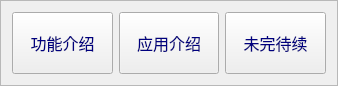
         <widget class="QFrame" name="frame_10">
          <property name="geometry">
           <rect>
            <x>160</x>
            <y>0</y>
            <width>338</width>
            <height>86</height>
           </rect>
          </property>
          <property name="frameShape">
           <enum>QFrame::StyledPanel</enum>
          </property>
          <property name="frameShadow">
           <enum>QFrame::Raised</enum>
          </property>
          <layout class="QHBoxLayout" name="horizontalLayout_7">
           <item>
            <widget class="QPushButton" name="bt222">
             <property name="minimumSize">
              <size>
               <width>100</width>
               <height>62</height>
              </size>
             </property>
             <property name="palette">
              <palette>
               <active>
                <colorrole role="Text">
                 <brush brushstyle="SolidPattern">
                  <color alpha="255">
                   <red>255</red>
                   <green>255</green>
                   <blue>255</blue>
                  </color>
                 </brush>
                </colorrole>
                <colorrole role="ButtonText">
                 <brush brushstyle="SolidPattern">
                  <color alpha="255">
                   <red>0</red>
                   <green>0</green>
                   <blue>127</blue>
                  </color>
                 </brush>
                </colorrole>
               </active>
               <inactive>
                <colorrole role="Text">
                 <brush brushstyle="SolidPattern">
                  <color alpha="255">
                   <red>255</red>
                   <green>255</green>
                   <blue>255</blue>
                  </color>
                 </brush>
                </colorrole>
                <colorrole role="ButtonText">
                 <brush brushstyle="SolidPattern">
                  <color alpha="255">
                   <red>0</red>
                   <green>0</green>
                   <blue>127</blue>
                  </color>
                 </brush>
                </colorrole>
               </inactive>
               <disabled>
                <colorrole role="Text">
                 <brush brushstyle="SolidPattern">
                  <color alpha="255">
                   <red>120</red>
                   <green>120</green>
                   <blue>120</blue>
                  </color>
                 </brush>
                </colorrole>
                <colorrole role="ButtonText">
                 <brush brushstyle="SolidPattern">
                  <color alpha="255">
                   <red>120</red>
                   <green>120</green>
                   <blue>120</blue>
                  </color>
                 </brush>
                </colorrole>
               </disabled>
              </palette>
             </property>
             <property name="font">
              <font>
               <family>幼圆</family>
               <pointsize>12</pointsize>
               <weight>50</weight>
               <bold>false</bold>
              </font>
             </property>
             <property name="cursor">
              <cursorShape>PointingHandCursor</cursorShape>
             </property>
             <property name="text">
              <string>功能介绍</string>
             </property>
            </widget>
           </item>
           <item>
            <widget class="QPushButton" name="bt111">
             <property name="minimumSize">
              <size>
               <width>100</width>
               <height>62</height>
              </size>
             </property>
             <property name="palette">
              <palette>
               <active>
                <colorrole role="Text">
                 <brush brushstyle="SolidPattern">
                  <color alpha="255">
                   <red>255</red>
                   <green>255</green>
                   <blue>255</blue>
                  </color>
                 </brush>
                </colorrole>
                <colorrole role="ButtonText">
                 <brush brushstyle="SolidPattern">
                  <color alpha="255">
                   <red>0</red>
                   <green>0</green>
                   <blue>127</blue>
                  </color>
                 </brush>
                </colorrole>
               </active>
               <inactive>
                <colorrole role="Text">
                 <brush brushstyle="SolidPattern">
                  <color alpha="255">
                   <red>255</red>
                   <green>255</green>
                   <blue>255</blue>
                  </color>
                 </brush>
                </colorrole>
                <colorrole role="ButtonText">
                 <brush brushstyle="SolidPattern">
                  <color alpha="255">
                   <red>0</red>
                   <green>0</green>
                   <blue>127</blue>
                  </color>
                 </brush>
                </colorrole>
               </inactive>
               <disabled>
                <colorrole role="Text">
                 <brush brushstyle="SolidPattern">
                  <color alpha="255">
                   <red>120</red>
                   <green>120</green>
                   <blue>120</blue>
                  </color>
                 </brush>
                </colorrole>
                <colorrole role="ButtonText">
                 <brush brushstyle="SolidPattern">
                  <color alpha="255">
                   <red>120</red>
                   <green>120</green>
                   <blue>120</blue>
                  </color>
                 </brush>
                </colorrole>
               </disabled>
              </palette>
             </property>
             <property name="font">
              <font>
               <family>幼圆</family>
               <pointsize>12</pointsize>
               <weight>50</weight>
               <bold>false</bold>
              </font>
             </property>
             <property name="cursor">
              <cursorShape>PointingHandCursor</cursorShape>
             </property>
             <property name="text">
              <string>应用介绍</string>
             </property>
            </widget>
           </item>
           <item>
            <widget class="QPushButton" name="bt333">
             <property name="minimumSize">
              <size>
               <width>100</width>
               <height>62</height>
              </size>
             </property>
             <property name="palette">
              <palette>
               <active>
                <colorrole role="WindowText">
                 <brush brushstyle="SolidPattern">
                  <color alpha="255">
                   <red>0</red>
                   <green>0</green>
                   <blue>0</blue>
                  </color>
                 </brush>
                </colorrole>
                <colorrole role="Text">
                 <brush brushstyle="SolidPattern">
                  <color alpha="255">
                   <red>255</red>
                   <green>255</green>
                   <blue>255</blue>
                  </color>
                 </brush>
                </colorrole>
                <colorrole role="ButtonText">
                 <brush brushstyle="SolidPattern">
                  <color alpha="255">
                   <red>0</red>
                   <green>0</green>
                   <blue>127</blue>
                  </color>
                 </brush>
                </colorrole>
               </active>
               <inactive>
                <colorrole role="WindowText">
                 <brush brushstyle="SolidPattern">
                  <color alpha="255">
                   <red>0</red>
                   <green>0</green>
                   <blue>0</blue>
                  </color>
                 </brush>
                </colorrole>
                <colorrole role="Text">
                 <brush brushstyle="SolidPattern">
                  <color alpha="255">
                   <red>255</red>
                   <green>255</green>
                   <blue>255</blue>
                  </color>
                 </brush>
                </colorrole>
                <colorrole role="ButtonText">
                 <brush brushstyle="SolidPattern">
                  <color alpha="255">
                   <red>0</red>
                   <green>0</green>
                   <blue>127</blue>
                  </color>
                 </brush>
                </colorrole>
               </inactive>
               <disabled>
                <colorrole role="WindowText">
                 <brush brushstyle="SolidPattern">
                  <color alpha="255">
                   <red>120</red>
                   <green>120</green>
                   <blue>120</blue>
                  </color>
                 </brush>
                </colorrole>
                <colorrole role="Text">
                 <brush brushstyle="SolidPattern">
                  <color alpha="255">
                   <red>120</red>
                   <green>120</green>
                   <blue>120</blue>
                  </color>
                 </brush>
                </colorrole>
                <colorrole role="ButtonText">
                 <brush brushstyle="SolidPattern">
                  <color alpha="255">
                   <red>120</red>
                   <green>120</green>
                   <blue>120</blue>
                  </color>
                 </brush>
                </colorrole>
               </disabled>
              </palette>
             </property>
             <property name="font">
              <font>
               <family>幼圆</family>
               <pointsize>12</pointsize>
               <weight>50</weight>
               <bold>false</bold>
              </font>
             </property>
             <property name="cursor">
              <cursorShape>ForbiddenCursor</cursorShape>
             </property>
             <property name="text">
              <string>未完待续</string>
             </property>
            </widget>
           </item>
          </layout>
         </widget>
